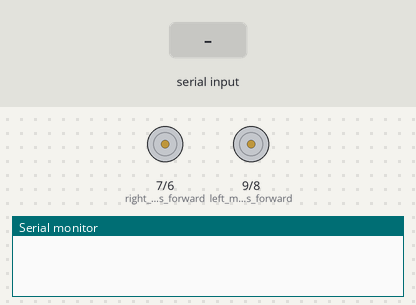
Recording of a sketch running on a simulated Arduino Uno, built with avr-gcc and run on an emulated ATmega328P. Parts: motor-driver pin pairs drawn as motors (green arrow = first pin HIGH = forward, orange = second pin HIGH = backward, longer = more drive), the last lines printed to the serial monitor. The inputs (shaded band) are chosen by the test bench.

Above: at 1.2 s.
1.3 s: "1" received over Serial
At 2.6 s:
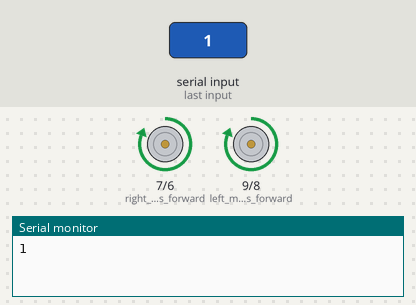
2.9 s: "2" received over Serial
At 4.0 s:
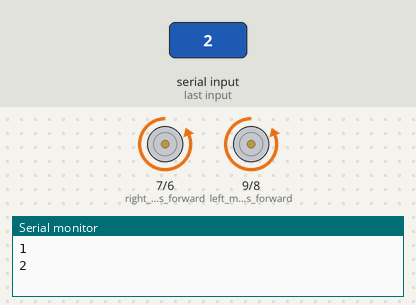
4.5 s: "3" received over Serial
At 5.2 s:
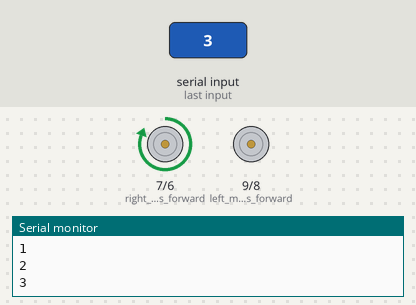
6.0 s: "4" received over Serial
At 6.3 s:
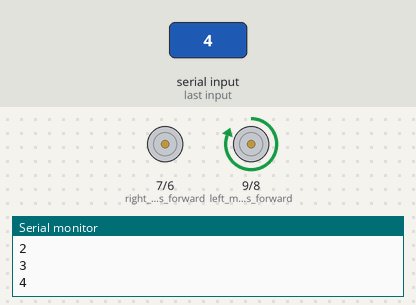
7.5 s: "5" received over Serial
At 8.7 s:
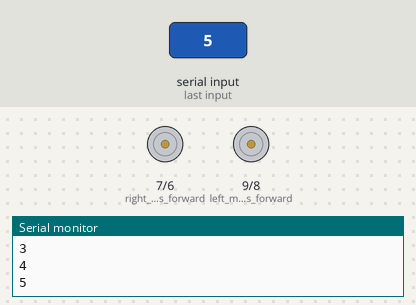
Timing chart, 0 to 10.0 s (numbered marks = the images above; inputs shaded):
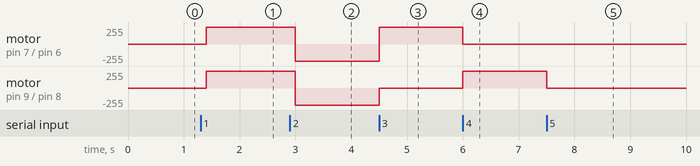

Measured:
- after the input at 1.3 s, motor on pin 7 (right_motors_forward) / pin 6 (right_motors_reverse), motor on pin 9 (left_motors_forward) / pin 8 (left_motors_reverse): stopped → forward 255/255 after 0.10 s
- after the input at 2.9 s, motor on pin 7 (right_motors_forward) / pin 6 (right_motors_reverse), motor on pin 9 (left_motors_forward) / pin 8 (left_motors_reverse): forward 255/255 → backward 255/255 after 0.10 s
- after the input at 4.5 s, motor on pin 7 (right_motors_forward) / pin 6 (right_motors_reverse): backward 255/255 → forward 255/255 at once; motor on pin 9 (left_motors_forward) / pin 8 (left_motors_reverse): backward 255/255 → stopped at once
- after the input at 6.0 s, motor on pin 7 (right_motors_forward) / pin 6 (right_motors_reverse): forward 255/255 → stopped at once; motor on pin 9 (left_motors_forward) / pin 8 (left_motors_reverse): stopped → forward 255/255 at once
- after the input at 7.5 s, motor on pin 9 (left_motors_forward) / pin 8 (left_motors_reverse): forward 255/255 → stopped at once

The sketch:

bluetooth_control_car.ino
```cpp
char t;

void setup() {
pinMode(9,OUTPUT);   //left motors forward
pinMode(8,OUTPUT);   //left motors reverse
pinMode(7,OUTPUT);   //right motors forward
pinMode(6,OUTPUT);   //right motors reverse
Serial.begin(9600);
}

void loop() {
  if(Serial.available()){
    t = Serial.read();
    Serial.println(t);
  }

  if(t == '1'){            //move forward(all motors rotate in forward direction)
    digitalWrite(9,HIGH);
    digitalWrite(8,LOW);
    digitalWrite(7,HIGH);
    digitalWrite(6,LOW);
  }

  else if(t == '2'){      //move reverse (all motors rotate in reverse direction)
    digitalWrite(9,LOW);
    digitalWrite(8,HIGH);
    digitalWrite(7,LOW);
    digitalWrite(6,HIGH);
  }

  else if(t == '3'){      //turn right (left side motors rotate in forward direction, right side motors doesn't rotate)
    digitalWrite(9,LOW);
    digitalWrite(8,LOW);
    digitalWrite(7,HIGH);
    digitalWrite(6,LOW);
  }

  else if(t == '4'){      //turn left (right side motors rotate in forward direction, left side motors doesn't rotate)
    digitalWrite(9,HIGH);
    digitalWrite(8,LOW);
    digitalWrite(7,LOW);
    digitalWrite(6,LOW);
  }

  else if(t == '5'){      //STOP (all motors stop)
    digitalWrite(9,LOW);
    digitalWrite(8,LOW);
    digitalWrite(7,LOW);
    digitalWrite(6,LOW);
  }
  delay(100);
}
```
